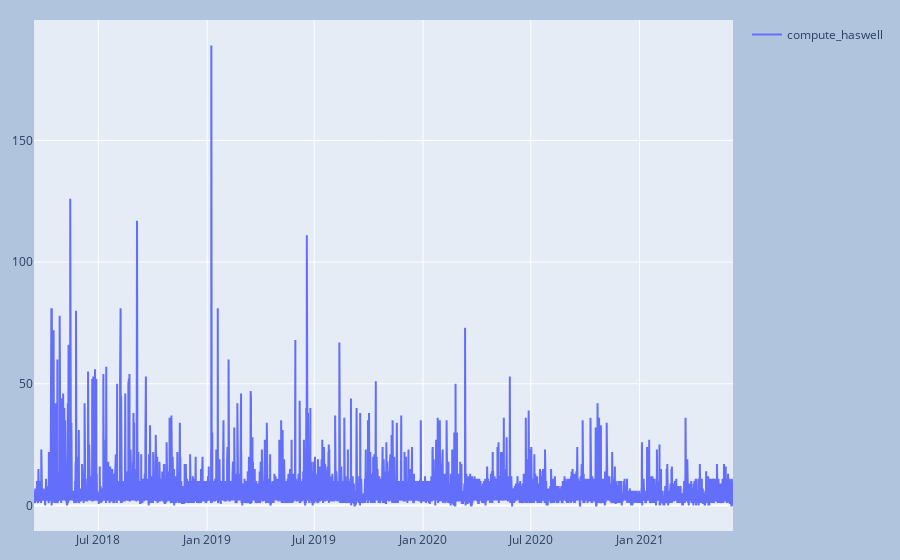

The cell this chart's notebook holds for it:
### Markdown cell above
## Step 1. Resample by a time slot

Counting the number of nodes assigned to Chameleon users within a fixed time interval.

### Code cell
dataset = resample_sum(dataset, slot)
# dataset = get_roll_avg(dataset, rw)
dataset.dropna(inplace=True)
plot_rsrc(dataset, 'compute_haswell')
dataset.set_index(['start_on'], inplace=True)

### Figure 1 — Plotly figure (JSON) as saved in the notebook; plotly's stock layout.template omitted (floating-point values rounded to 4 significant figures; data arrays with more than 128 entries replaced by an {"elided": "..."} marker saying what was removed)
{"data": [{"mode": "lines", "name": "compute_haswell", "type": "scatter", "x": {"elided": "9453 str values"}, "y": {"elided": "9453 int values"}}], "layout": {"margin": {"b": 20, "l": 20, "r": 20, "t": 20}, "paper_bgcolor": "LightSteelBlue", "showlegend": true}}
